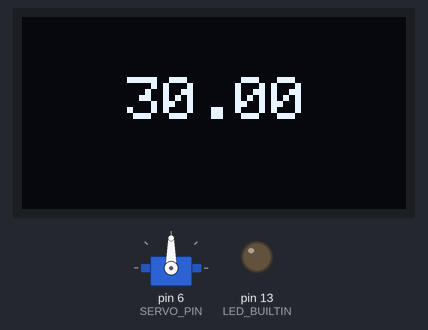
Recording of a sketch running on a simulated Arduino Uno, built with avr-gcc and run on an emulated ATmega328P. Shown: servo, 128×64 one-colour display, output pins drawn as LEDs (lit = HIGH). The display library's start-up logo is not drawn; random numbers use the default seed unless the sketch sets one; what the sketch prints to the serial monitor is not drawn.

Above: at 8.19 s.
At 14.17 s:
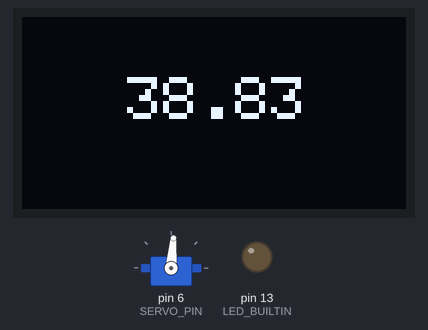
At 20.15 s:
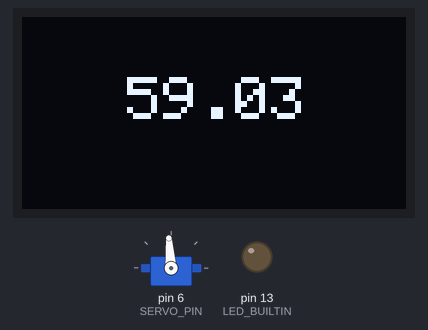
At 32.1 s:
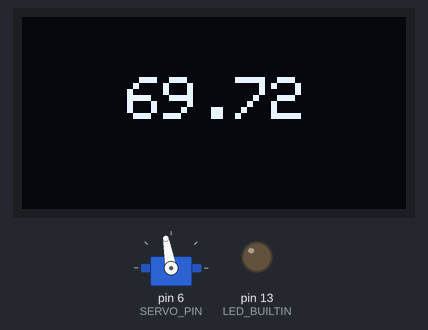
Timing chart, 0 to 40.0 s (numbered marks = the images above):
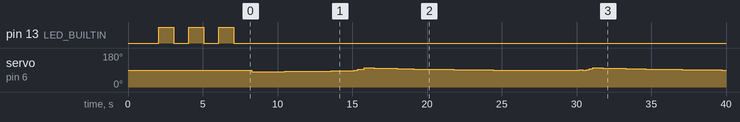

The sketch:

controller.ino
```cpp
#include "Servo.h"
#include "Wire.h"

#include <Adafruit_SSD1306.h>

#define SCREEN_WIDTH 128 // OLED display width, in pixels
#define SCREEN_HEIGHT 64 // OLED display height, in pixels

// Declaration for an SSD1306 display connected to I2C (SDA, SCL pins)
#define OLED_RESET     -1 // Reset pin # (or -1 if sharing Arduino reset pin)
Adafruit_SSD1306 display(SCREEN_WIDTH, SCREEN_HEIGHT, &Wire, OLED_RESET);

#define SERVO_PIN 6 // Digital pin connected to the DHT sensor

#define SAMPLE_TIME 200 // PID interval in miliseconds

#define SET_POINT 50 //
#define START_TEMPERATURE 30

#define VALVE_OFFSET 90
#define WARMUP_RATE 0.05
#define COOLDOWN_RATE 0.01

Servo valveServo; // Servo controller

int currentPos = 0; // Servo position 0 = midpoint

float kp = 0.5, ki = 0.0, kd = 0.0;

long time, startTime;
long et;

float dt, error = 0, pError = 0, integralError = 0, derivativeError = 0;
float currentTemp = START_TEMPERATURE, pid;


void setup()
{
  pinMode(LED_BUILTIN, OUTPUT);

  Serial.begin(9600);
  Serial.println("SP, PV");

  valveServo.attach(SERVO_PIN);
  valveServo.write(VALVE_OFFSET + currentPos);

  // SSD1306_SWITCHCAPVCC = generate display voltage from 3.3V internally
  if(!display.begin(SSD1306_SWITCHCAPVCC, 0x3C)) {
    Serial.println(F("SSD1306 allocation failed"));
    for(;;); // Don't proceed, loop forever
  }

  // Show initial display buffer contents on the screen --
  // the library initializes this with an Adafruit splash screen.
  display.display();
  delay(2000); // Pause for 2 seconds

  display.setTextSize(2);      // Normal 1:1 pixel scale
  display.setTextColor(WHITE); // Draw white text
  display.cp437(true);  // Use full 256 char 'Code Page 437' font

  // Clear the buffer
  display.clearDisplay();


  for ( int i=0; i < 3; ++i)
  {
    digitalWrite(LED_BUILTIN, HIGH);
    delay(1000);
    digitalWrite(LED_BUILTIN, LOW);
    delay(1000);

  }

  startTime = millis();
  randomSeed(startTime);
}


void loop()
{

  et = millis() - startTime;

  if ( et > SAMPLE_TIME)
  {
    startTime = millis();

    dt = (float)et/1000;
    error = SET_POINT - currentTemp;

    integralError = integralError + (float)error * dt;
    derivativeError = (float)(error - pError)/dt;

    pError = error;

    pid = kp*error + ki * integralError + kd * derivativeError;

    currentPos = VALVE_OFFSET - (int)(pid);
    currentPos = constrain(currentPos,0,180);

    valveServo.write(currentPos);

    currentTemp += (pid * WARMUP_RATE) - (currentTemp - START_TEMPERATURE) * COOLDOWN_RATE;

  }

  if ( random(100) > 85 && (int)(millis()/1000) % 15 == 0 )
  {
    currentTemp += random(20);
    currentTemp -= random(10);
  }

  Serial.print(SET_POINT);
  Serial.print(" ");
  Serial.println(currentTemp);

  display.clearDisplay();
  display.setCursor(35, 20);
  display.print(currentTemp);
  display.display();


}
```
